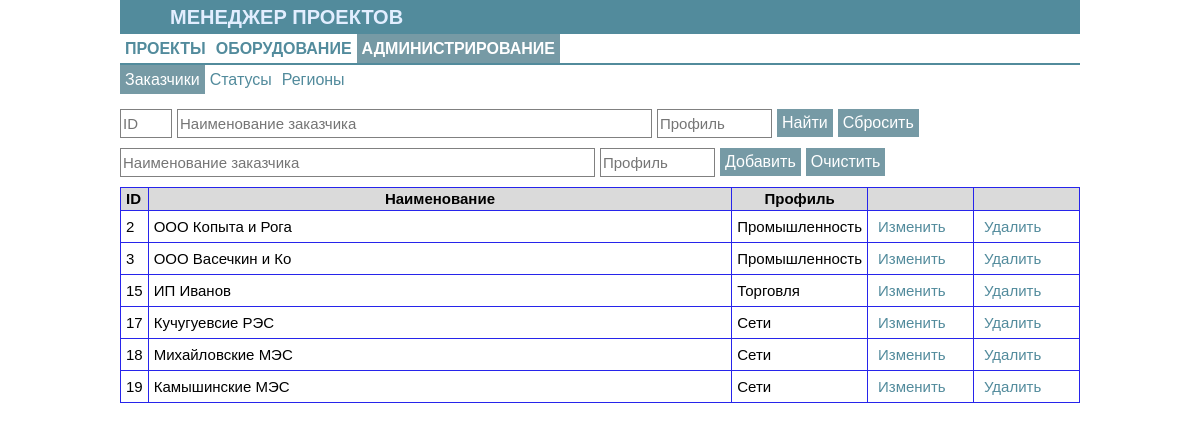
The page /customer_form on the database its author committed.
### tables this page shows
CREATE TABLE customer (
                            id_cust integer not null primary key autoincrement,
                            name_customer text not null COLLATE NOCASE,
                            profile text COLLATE NOCASE);

### app_equip.py (the view)
@app.route('/admin')
@app.route('/customer_form', methods=['GET','POST'])
def customer_form():
    s_id = request.form.get('search_id','')
    s_name_cust = request.form.get('search_name_cust','')
    s_prof_cust = request.form.get('search_name_prof','')
    dbs = db_sqlite.EquipDB()
    result=dbs.get_customer(s_id, s_name_cust, s_prof_cust)
    return render_template('customer_form.html', the_title='Форма заказчиков',
                           the_part1='adm', the_part2='customer',
                           the_results=result)

### db_sqlite.py (called while the page is built)
def sqlite_lower(value_):
    return value_.lower()

    def get_customer(self, id_cust="", customer="", prof=""):
        with sqlite3.connect(self._database) as connection:
            connection.create_function("LOWER", 1, sqlite_lower)
            result = connection.execute(
                        """select * from customer
                        where id_cust LIKE ?
                        and LOWER(name_customer) LIKE ?
                        and LOWER(profile) LIKE ?
                        order by id_cust""",
                        (f'%{id_cust}%', f'%{customer.lower()}%',
                        f'%{prof.lower()}%'))
        return result

### templates/customer_form.html (shortened to what this page needs)
{% extends 'base_adm.html' %}
{% block body %}
<form method='POST' name="find" action='/customer_form'>
    <div class="div_float">
        <input class='input_filtr' name='search_id' type='TEXT' value='' placeholder="ID" size="3">
    </div>
    <div class="div_float">
        <input class='input_filtr' name='search_name_cust' type='TEXT' value="" placeholder="Наименование заказчика" size="50">
    </div>
    <div class="div_float">
        <input class='input_filtr' name='search_name_prof' type='TEXT' value="" placeholder="Профиль" size="10">
    </div>
    <div class="div_float">
        <input class='form_button' name='bottom_find' value='Найти' type='SUBMIT'>
    </div>
    <div class="div_float">
        <input class='form_button' name='bottom_clear' value='Сбросить' type='SUBMIT'>
    </div>
</form>
<form method='POST' name="add" action='/add_cust'>
    <div class="div_float">
        <input class='input_filtr' name='add_name_cust' type='TEXT' value="" placeholder="Наименование заказчика" size="50">
    </div>
    <div class="div_float">
        <input class='input_filtr' name='add_name_prof' type='TEXT' value="" placeholder="Профиль" size="10">
    </div>
    <div class="div_float">
        <input class='form_button' name='button_add' value='Добавить' type='SUBMIT'>
    </div>
    <div class="div_float">
        <input class='form_button' value='Очистить' type='Reset'>
    </div>
</form>
<form method='POST' action='/customer_form'>
<table class="table">
<thead>
    <tr>
        <td width=10px>ID</td>
        <td align='center'>Наименование</td>
        <td width=50px align='center'>Профиль</td>
        <td width=95px> </td>
        <td width=95px> </td>
    </tr>
</thead>
<tbody>
    {% for i in the_results %}
        <tr>
            <td>{{i[0]}}</td>
            <td>{{i[1]}}</td>
            <td>{{i[2]}}</td>
            <td><button class="tb_button" name='upd_cust' value={{i[0]}} formaction='/upd_cust_form' type='SUBMIT'>Изменить</button></td>
            <td><button class="tb_button" name='del_cust' value={{i[0]}} formaction='/del_cust' type='SUBMIT'>Удалить</button></td>
        </tr>
    {% endfor %}
</tbody>
</table>
</form>
{% endblock %}

### static/main.css (style rules this page uses)
body { font-family: Arial, sans-serif; font-size: 15px; line-height: 1.2; color:black; background-color: #ffffff; margin-left: 10%; margin-right: 10%; margin-top: 0%; margin-bottom: 0%; }
.div_float { float: left; margin: 0; padding: 5px; padding-left: 0px; }
.input_filtr { height: 25px; font-size: 15px; border: 1px solid gray; }
.form_button { color: white; font-size: 16px; font-weight: normal; background-color: #769aa5; border: 0; padding: 5px; }
.tb_button { color:#528b9c; font-size: 15px; background-color: white; font-weight: normal; border: 0; padding: 5px; }
div { margin-left: 10px; margin-right: 10px; }
.table { border: 1px solid #2724eb; width: 100%; border-collapse: collapse; table-layout: auto; margin-top: 5px; }
.table thead { background-color: #dadada; font-weight: bold; }
.table td { border: 1px solid #2724eb; padding: 2px 5px; }

### rows shown on the page
customer: id_cust "2", name_customer "ООО Копыта и Рога", profile "Промышленность"
customer: id_cust "3", name_customer "ООО Васечкин и Ко", profile "Промышленность"
customer: id_cust "15", name_customer "ИП Иванов", profile "Торговля"
customer: id_cust "17", name_customer "Кучугуевсие РЭС", profile "Сети"
customer: id_cust "18", name_customer "Михайловские МЭС", profile "Сети"
customer: id_cust "19", name_customer "Камышинские МЭС", profile "Сети"
